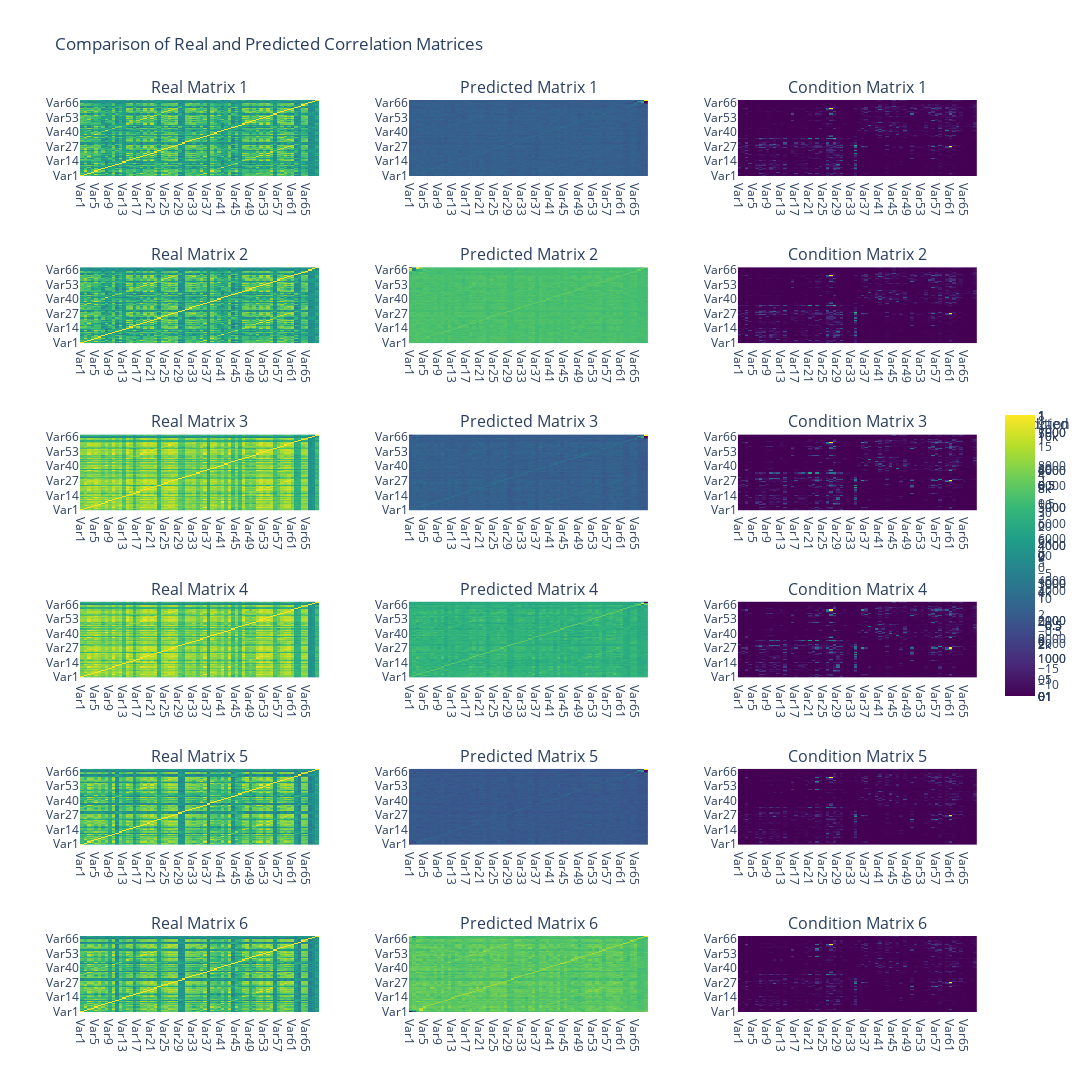

Notebook cell for this chart:
### Code cell
model_eval.plot_correlation_matrices(cortical_FC[indeces], new_samples, conditions.reshape(n_samples, 68, 68))

### Figure 1 — Plotly figure (JSON) as saved in the notebook; plotly's stock layout.template omitted (floating-point values rounded to 4 significant figures; data arrays with more than 128 entries replaced by an {"elided": "..."} marker saying what was removed)
{"data": [{"colorbar": {"len": 0.33, "title": {"text": "Real"}}, "colorscale": [[0, "#440154"], [0.1111, "#482878"], [0.2222, "#3e4989"], [0.3333, "#31688e"], [0.4444, "#26828e"], [0.5556, "#1f9e89"], [0.6667, "#35b779"], [0.7778, "#6ece58"], [0.8889, "#b5de2b"], [1, "#fde725"]], "type": "heatmap", "x": ["Var1", "Var2", "Var3", "Var4", "Var5", "Var6", "Var7", "Var8", "Var9", "Var10", "Var11", "Var12", "Var13", "Var14", "Var15", "Var16", "Var17", "Var18", "Var19", "Var20", "Var21", "Var22", "Var23", "Var24", "Var25", "Var26", "Var27", "Var28", "Var29", "Var30", "Var31", "Var32", "Var33", "Var34", "Var35", "Var36", "Var37", "Var38", "Var39", "Var40", "Var41", "Var42", "Var43", "Var44", "Var45", "Var46", "Var47", "Var48", "Var49", "Var50", "Var51", "Var52", "Var53", "Var54", "Var55", "Var56", "Var57", "Var58", "Var59", "Var60", "Var61", "Var62", "Var63", "Var64", "Var65", "Var66", "Var67", "Var68"], "xaxis": "x", "y": ["Var1", "Var2", "Var3", "Var4", "Var5", "Var6", "Var7", "Var8", "Var9", "Var10", "Var11", "Var12", "Var13", "Var14", "Var15", "Var16", "Var17", "Var18", "Var19", "Var20", "Var21", "Var22", "Var23", "Var24", "Var25", "Var26", "Var27", "Var28", "Var29", "Var30", "Var31", "Var32", "Var33", "Var34", "Var35", "Var36", "Var37", "Var38", "Var39", "Var40", "Var41", "Var42", "Var43", "Var44", "Var45", "Var46", "Var47", "Var48", "Var49", "Var50", "Var51", "Var52", "Var53", "Var54", "Var55", "Var56", "Var57", "Var58", "Var59", "Var60", "Var61", "Var62", "Var63", "Var64", "Var65", "Var66", "Var67", "Var68"], "yaxis": "y", "z": {"elided": "68x68 float values"}, "zmax": 1, "zmin": -1}, {"colorbar": {"len": 0.33, "title": {"text": "Predicted"}}, "colorscale": [[0, "#440154"], [0.1111, "#482878"], [0.2222, "#3e4989"], [0.3333, "#31688e"], [0.4444, "#26828e"], [0.5556, "#1f9e89"], [0.6667, "#35b779"], [0.7778, "#6ece58"], [0.8889, "#b5de2b"], [1, "#fde725"]], "type": "heatmap", "x": ["Var1", "Var2", "Var3", "Var4", "Var5", "Var6", "Var7", "Var8", "Var9", "Var10", "Var11", "Var12", "Var13", "Var14", "Var15", "Var16", "Var17", "Var18", "Var19", "Var20", "Var21", "Var22", "Var23", "Var24", "Var25", "Var26", "Var27", "Var28", "Var29", "Var30", "Var31", "Var32", "Var33", "Var34", "Var35", "Var36", "Var37", "Var38", "Var39", "Var40", "Var41", "Var42", "Var43", "Var44", "Var45", "Var46", "Var47", "Var48", "Var49", "Var50", "Var51", "Var52", "Var53", "Var54", "Var55", "Var56", "Var57", "Var58", "Var59", "Var60", "Var61", "Var62", "Var63", "Var64", "Var65", "Var66", "Var67", "Var68"], "xaxis": "x2", "y": ["Var1", "Var2", "Var3", "Var4", "Var5", "Var6", "Var7", "Var8", "Var9", "Var10", "Var11", "Var12", "Var13", "Var14", "Var15", "Var16", "Var17", "Var18", "Var19", "Var20", "Var21", "Var22", "Var23", "Var24", "Var25", "Var26", "Var27", "Var28", "Var29", "Var30", "Var31", "Var32", "Var33", "Var34", "Var35", "Var36", "Var37", "Var38", "Var39", "Var40", "Var41", "Var42", "Var43", "Var44", "Var45", "Var46", "Var47", "Var48", "Var49", "Var50", "Var51", "Var52", "Var53", "Var54", "Var55", "Var56", "Var57", "Var58", "Var59", "Var60", "Var61", "Var62", "Var63", "Var64", "Var65", "Var66", "Var67", "Var68"], "yaxis": "y2", "z": {"elided": "68x68 float values"}, "zmax": 47.11, "zmin": -12.76}, {"colorbar": {"len": 0.33, "title": {"text": "Condition"}}, "colorscale": [[0, "#440154"], [0.1111, "#482878"], [0.2222, "#3e4989"], [0.3333, "#31688e"], [0.4444, "#26828e"], [0.5556, "#1f9e89"], [0.6667, "#35b779"], [0.7778, "#6ece58"], [0.8889, "#b5de2b"], [1, "#fde725"]], "type": "heatmap", "x": ["Var1", "Var2", "Var3", "Var4", "Var5", "Var6", "Var7", "Var8", "Var9", "Var10", "Var11", "Var12", "Var13", "Var14", "Var15", "Var16", "Var17", "Var18", "Var19", "Var20", "Var21", "Var22", "Var23", "Var24", "Var25", "Var26", "Var27", "Var28", "Var29", "Var30", "Var31", "Var32", "Var33", "Var34", "Var35", "Var36", "Var37", "Var38", "Var39", "Var40", "Var41", "Var42", "Var43", "Var44", "Var45", "Var46", "Var47", "Var48", "Var49", "Var50", "Var51", "Var52", "Var53", "Var54", "Var55", "Var56", "Var57", "Var58", "Var59", "Var60", "Var61", "Var62", "Var63", "Var64", "Var65", "Var66", "Var67", "Var68"], "xaxis": "x3", "y": ["Var1", "Var2", "Var3", "Var4", "Var5", "Var6", "Var7", "Var8", "Var9", "Var10", "Var11", "Var12", "Var13", "Var14", "Var15", "Var16", "Var17", "Var18", "Var19", "Var20", "Var21", "Var22", "Var23", "Var24", "Var25", "Var26", "Var27", "Var28", "Var29", "Var30", "Var31", "Var32", "Var33", "Var34", "Var35", "Var36", "Var37", "Var38", "Var39", "Var40", "Var41", "Var42", "Var43", "Var44", "Var45", "Var46", "Var47", "Var48", "Var49", "Var50", "Var51", "Var52", "Var53", "Var54", "Var55", "Var56", "Var57", "Var58", "Var59", "Var60", "Var61", "Var62", "Var63", "Var64", "Var65", "Var66", "Var67", "Var68"], "yaxis": "y3", "z": {"elided": "68x68 int values"}, "zmax": 9749, "zmin": 0}, {"colorbar": {"len": 0.33, "title": {"text": ""}}, "colorscale": [[0, "#440154"], [0.1111, "#482878"], [0.2222, "#3e4989"], [0.3333, "#31688e"], [0.4444, "#26828e"], [0.5556, "#1f9e89"], [0.6667, "#35b779"], [0.7778, "#6ece58"], [0.8889, "#b5de2b"], [1, "#fde725"]], "type": "heatmap", "x": ["Var1", "Var2", "Var3", "Var4", "Var5", "Var6", "Var7", "Var8", "Var9", "Var10", "Var11", "Var12", "Var13", "Var14", "Var15", "Var16", "Var17", "Var18", "Var19", "Var20", "Var21", "Var22", "Var23", "Var24", "Var25", "Var26", "Var27", "Var28", "Var29", "Var30", "Var31", "Var32", "Var33", "Var34", "Var35", "Var36", "Var37", "Var38", "Var39", "Var40", "Var41", "Var42", "Var43", "Var44", "Var45", "Var46", "Var47", "Var48", "Var49", "Var50", "Var51", "Var52", "Var53", "Var54", "Var55", "Var56", "Var57", "Var58", "Var59", "Var60", "Var61", "Var62", "Var63", "Var64", "Var65", "Var66", "Var67", "Var68"], "xaxis": "x4", "y": ["Var1", "Var2", "Var3", "Var4", "Var5", "Var6", "Var7", "Var8", "Var9", "Var10", "Var11", "Var12", "Var13", "Var14", "Var15", "Var16", "Var17", "Var18", "Var19", "Var20", "Var21", "Var22", "Var23", "Var24", "Var25", "Var26", "Var27", "Var28", "Var29", "Var30", "Var31", "Var32", "Var33", "Var34", "Var35", "Var36", "Var37", "Var38", "Var39", "Var40", "Var41", "Var42", "Var43", "Var44", "Var45", "Var46", "Var47", "Var48", "Var49", "Var50", "Var51", "Var52", "Var53", "Var54", "Var55", "Var56", "Var57", "Var58", "Var59", "Var60", "Var61", "Var62", "Var63", "Var64", "Var65", "Var66", "Var67", "Var68"], "yaxis": "y4", "z": {"elided": "68x68 float values"}, "zmax": 1, "zmin": -1}, {"colorbar": {"len": 0.33, "title": {"text": ""}}, "colorscale": [[0, "#440154"], [0.1111, "#482878"], [0.2222, "#3e4989"], [0.3333, "#31688e"], [0.4444, "#26828e"], [0.5556, "#1f9e89"], [0.6667, "#35b779"], [0.7778, "#6ece58"], [0.8889, "#b5de2b"], [1, "#fde725"]], "type": "heatmap", "x": ["Var1", "Var2", "Var3", "Var4", "Var5", "Var6", "Var7", "Var8", "Var9", "Var10", "Var11", "Var12", "Var13", "Var14", "Var15", "Var16", "Var17", "Var18", "Var19", "Var20", "Var21", "Var22", "Var23", "Var24", "Var25", "Var26", "Var27", "Var28", "Var29", "Var30", "Var31", "Var32", "Var33", "Var34", "Var35", "Var36", "Var37", "Var38", "Var39", "Var40", "Var41", "Var42", "Var43", "Var44", "Var45", "Var46", "Var47", "Var48", "Var49", "Var50", "Var51", "Var52", "Var53", "Var54", "Var55", "Var56", "Var57", "Var58", "Var59", "Var60", "Var61", "Var62", "Var63", "Var64", "Var65", "Var66", "Var67", "Var68"], "xaxis": "x5", "y": ["Var1", "Var2", "Var3", "Var4", "Var5", "Var6", "Var7", "Var8", "Var9", "Var10", "Var11", "Var12", "Var13", "Var14", "Var15", "Var16", "Var17", "Var18", "Var19", "Var20", "Var21", "Var22", "Var23", "Var24", "Var25", "Var26", "Var27", "Var28", "Var29", "Var30", "Var31", "Var32", "Var33", "Var34", "Var35", "Var36", "Var37", "Var38", "Var39", "Var40", "Var41", "Var42", "Var43", "Var44", "Var45", "Var46", "Var47", "Var48", "Var49", "Var50", "Var51", "Var52", "Var53", "Var54", "Var55", "Var56", "Var57", "Var58", "Var59", "Var60", "Var61", "Var62", "Var63", "Var64", "Var65", "Var66", "Var67", "Var68"], "yaxis": "y5", "z": {"elided": "68x68 float values"}, "zmax": 11.54, "zmin": -17.91}, {"colorbar": {"len": 0.33, "title": {"text": ""}}, "colorscale": [[0, "#440154"], [0.1111, "#482878"], [0.2222, "#3e4989"], [0.3333, "#31688e"], [0.4444, "#26828e"], [0.5556, "#1f9e89"], [0.6667, "#35b779"], [0.7778, "#6ece58"], [0.8889, "#b5de2b"], [1, "#fde725"]], "type": "heatmap", "x": ["Var1", "Var2", "Var3", "Var4", "Var5", "Var6", "Var7", "Var8", "Var9", "Var10", "Var11", "Var12", "Var13", "Var14", "Var15", "Var16", "Var17", "Var18", "Var19", "Var20", "Var21", "Var22", "Var23", "Var24", "Var25", "Var26", "Var27", "Var28", "Var29", "Var30", "Var31", "Var32", "Var33", "Var34", "Var35", "Var36", "Var37", "Var38", "Var39", "Var40", "Var41", "Var42", "Var43", "Var44", "Var45", "Var46", "Var47", "Var48", "Var49", "Var50", "Var51", "Var52", "Var53", "Var54", "Var55", "Var56", "Var57", "Var58", "Var59", "Var60", "Var61", "Var62", "Var63", "Var64", "Var65", "Var66", "Var67", "Var68"], "xaxis": "x6", "y": ["Var1", "Var2", "Var3", "Var4", "Var5", "Var6", "Var7", "Var8", "Var9", "Var10", "Var11", "Var12", "Var13", "Var14", "Var15", "Var16", "Var17", "Var18", "Var19", "Var20", "Var21", "Var22", "Var23", "Var24", "Var25", "Var26", "Var27", "Var28", "Var29", "Var30", "Var31", "Var32", "Var33", "Var34", "Var35", "Var36", "Var37", "Var38", "Var39", "Var40", "Var41", "Var42", "Var43", "Var44", "Var45", "Var46", "Var47", "Var48", "Var49", "Var50", "Var51", "Var52", "Var53", "Var54", "Var55", "Var56", "Var57", "Var58", "Var59", "Var60", "Var61", "Var62", "Var63", "Var64", "Var65", "Var66", "Var67", "Var68"], "yaxis": "y6", "z": {"elided": "68x68 int values"}, "zmax": 9749, "zmin": 0}, {"colorbar": {"len": 0.33, "title": {"text": ""}}, "colorscale": [[0, "#440154"], [0.1111, "#482878"], [0.2222, "#3e4989"], [0.3333, "#31688e"], [0.4444, "#26828e"], [0.5556, "#1f9e89"], [0.6667, "#35b779"], [0.7778, "#6ece58"], [0.8889, "#b5de2b"], [1, "#fde725"]], "type": "heatmap", "x": ["Var1", "Var2", "Var3", "Var4", "Var5", "Var6", "Var7", "Var8", "Var9", "Var10", "Var11", "Var12", "Var13", "Var14", "Var15", "Var16", "Var17", "Var18", "Var19", "Var20", "Var21", "Var22", "Var23", "Var24", "Var25", "Var26", "Var27", "Var28", "Var29", "Var30", "Var31", "Var32", "Var33", "Var34", "Var35", "Var36", "Var37", "Var38", "Var39", "Var40", "Var41", "Var42", "Var43", "Var44", "Var45", "Var46", "Var47", "Var48", "Var49", "Var50", "Var51", "Var52", "Var53", "Var54", "Var55", "Var56", "Var57", "Var58", "Var59", "Var60", "Var61", "Var62", "Var63", "Var64", "Var65", "Var66", "Var67", "Var68"], "xaxis": "x7", "y": ["Var1", "Var2", "Var3", "Var4", "Var5", "Var6", "Var7", "Var8", "Var9", "Var10", "Var11", "Var12", "Var13", "Var14", "Var15", "Var16", "Var17", "Var18", "Var19", "Var20", "Var21", "Var22", "Var23", "Var24", "Var25", "Var26", "Var27", "Var28", "Var29", "Var30", "Var31", "Var32", "Var33", "Var34", "Var35", "Var36", "Var37", "Var38", "Var39", "Var40", "Var41", "Var42", "Var43", "Var44", "Var45", "Var46", "Var47", "Var48", "Var49", "Var50", "Var51", "Var52", "Var53", "Var54", "Var55", "Var56", "Var57", "Var58", "Var59", "Var60", "Var61", "Var62", "Var63", "Var64", "Var65", "Var66", "Var67", "Var68"], "yaxis": "y7", "z": {"elided": "68x68 float values"}, "zmax": 1, "zmin": -1}, {"colorbar": {"len": 0.33, "title": {"text": ""}}, "colorscale": [[0, "#440154"], [0.1111, "#482878"], [0.2222, "#3e4989"], [0.3333, "#31688e"], [0.4444, "#26828e"], [0.5556, "#1f9e89"], [0.6667, "#35b779"], [0.7778, "#6ece58"], [0.8889, "#b5de2b"], [1, "#fde725"]], "type": "heatmap", "x": ["Var1", "Var2", "Var3", "Var4", "Var5", "Var6", "Var7", "Var8", "Var9", "Var10", "Var11", "Var12", "Var13", "Var14", "Var15", "Var16", "Var17", "Var18", "Var19", "Var20", "Var21", "Var22", "Var23", "Var24", "Var25", "Var26", "Var27", "Var28", "Var29", "Var30", "Var31", "Var32", "Var33", "Var34", "Var35", "Var36", "Var37", "Var38", "Var39", "Var40", "Var41", "Var42", "Var43", "Var44", "Var45", "Var46", "Var47", "Var48", "Var49", "Var50", "Var51", "Var52", "Var53", "Var54", "Var55", "Var56", "Var57", "Var58", "Var59", "Var60", "Var61", "Var62", "Var63", "Var64", "Var65", "Var66", "Var67", "Var68"], "xaxis": "x8", "y": ["Var1", "Var2", "Var3", "Var4", "Var5", "Var6", "Var7", "Var8", "Var9", "Var10", "Var11", "Var12", "Var13", "Var14", "Var15", "Var16", "Var17", "Var18", "Var19", "Var20", "Var21", "Var22", "Var23", "Var24", "Var25", "Var26", "Var27", "Var28", "Var29", "Var30", "Var31", "Var32", "Var33", "Var34", "Var35", "Var36", "Var37", "Var38", "Var39", "Var40", "Var41", "Var42", "Var43", "Var44", "Var45", "Var46", "Var47", "Var48", "Var49", "Var50", "Var51", "Var52", "Var53", "Var54", "Var55", "Var56", "Var57", "Var58", "Var59", "Var60", "Var61", "Var62", "Var63", "Var64", "Var65", "Var66", "Var67", "Var68"], "yaxis": "y8", "z": {"elided": "68x68 float values"}, "zmax": 17.66, "zmin": -6.448}, {"colorbar": {"len": 0.33, "title": {"text": ""}}, "colorscale": [[0, "#440154"], [0.1111, "#482878"], [0.2222, "#3e4989"], [0.3333, "#31688e"], [0.4444, "#26828e"], [0.5556, "#1f9e89"], [0.6667, "#35b779"], [0.7778, "#6ece58"], [0.8889, "#b5de2b"], [1, "#fde725"]], "type": "heatmap", "x": ["Var1", "Var2", "Var3", "Var4", "Var5", "Var6", "Var7", "Var8", "Var9", "Var10", "Var11", "Var12", "Var13", "Var14", "Var15", "Var16", "Var17", "Var18", "Var19", "Var20", "Var21", "Var22", "Var23", "Var24", "Var25", "Var26", "Var27", "Var28", "Var29", "Var30", "Var31", "Var32", "Var33", "Var34", "Var35", "Var36", "Var37", "Var38", "Var39", "Var40", "Var41", "Var42", "Var43", "Var44", "Var45", "Var46", "Var47", "Var48", "Var49", "Var50", "Var51", "Var52", "Var53", "Var54", "Var55", "Var56", "Var57", "Var58", "Var59", "Var60", "Var61", "Var62", "Var63", "Var64", "Var65", "Var66", "Var67", "Var68"], "xaxis": "x9", "y": ["Var1", "Var2", "Var3", "Var4", "Var5", "Var6", "Var7", "Var8", "Var9", "Var10", "Var11", "Var12", "Var13", "Var14", "Var15", "Var16", "Var17", "Var18", "Var19", "Var20", "Var21", "Var22", "Var23", "Var24", "Var25", "Var26", "Var27", "Var28", "Var29", "Var30", "Var31", "Var32", "Var33", "Var34", "Var35", "Var36", "Var37", "Var38", "Var39", "Var40", "Var41", "Var42", "Var43", "Var44", "Var45", "Var46", "Var47", "Var48", "Var49", "Var50", "Var51", "Var52", "Var53", "Var54", "Var55", "Var56", "Var57", "Var58", "Var59", "Var60", "Var61", "Var62", "Var63", "Var64", "Var65", "Var66", "Var67", "Var68"], "yaxis": "y9", "z": {"elided": "68x68 int values"}, "zmax": 7462, "zmin": 0}, {"colorbar": {"len": 0.33, "title": {"text": ""}}, "colorscale": [[0, "#440154"], [0.1111, "#482878"], [0.2222, "#3e4989"], [0.3333, "#31688e"], [0.4444, "#26828e"], [0.5556, "#1f9e89"], [0.6667, "#35b779"], [0.7778, "#6ece58"], [0.8889, "#b5de2b"], [1, "#fde725"]], "type": "heatmap", "x": ["Var1", "Var2", "Var3", "Var4", "Var5", "Var6", "Var7", "Var8", "Var9", "Var10", "Var11", "Var12", "Var13", "Var14", "Var15", "Var16", "Var17", "Var18", "Var19", "Var20", "Var21", "Var22", "Var23", "Var24", "Var25", "Var26", "Var27", "Var28", "Var29", "Var30", "Var31", "Var32", "Var33", "Var34", "Var35", "Var36", "Var37", "Var38", "Var39", "Var40", "Var41", "Var42", "Var43", "Var44", "Var45", "Var46", "Var47", "Var48", "Var49", "Var50", "Var51", "Var52", "Var53", "Var54", "Var55", "Var56", "Var57", "Var58", "Var59", "Var60", "Var61", "Var62", "Var63", "Var64", "Var65", "Var66", "Var67", "Var68"], "xaxis": "x10", "y": ["Var1", "Var2", "Var3", "Var4", "Var5", "Var6", "Var7", "Var8", "Var9", "Var10", "Var11", "Var12", "Var13", "Var14", "Var15", "Var16", "Var17", "Var18", "Var19", "Var20", "Var21", "Var22", "Var23", "Var24", "Var25", "Var26", "Var27", "Var28", "Var29", "Var30", "Var31", "Var32", "Var33", "Var34", "Var35", "Var36", "Var37", "Var38", "Var39", "Var40", "Var41", "Var42", "Var43", "Var44", "Var45", "Var46", "Var47", "Var48", "Var49", "Var50", "Var51", "Var52", "Var53", "Var54", "Var55", "Var56", "Var57", "Var58", "Var59", "Var60", "Var61", "Var62", "Var63", "Var64", "Var65", "Var66", "Var67", "Var68"], "yaxis": "y10", "z": {"elided": "68x68 float values"}, "zmax": 1, "zmin": -1}, {"colorbar": {"len": 0.33, "title": {"text": ""}}, "colorscale": [[0, "#440154"], [0.1111, "#482878"], [0.2222, "#3e4989"], [0.3333, "#31688e"], [0.4444, "#26828e"], [0.5556, "#1f9e89"], [0.6667, "#35b779"], [0.7778, "#6ece58"], [0.8889, "#b5de2b"], [1, "#fde725"]], "type": "heatmap", "x": ["Var1", "Var2", "Var3", "Var4", "Var5", "Var6", "Var7", "Var8", "Var9", "Var10", "Var11", "Var12", "Var13", "Var14", "Var15", "Var16", "Var17", "Var18", "Var19", "Var20", "Var21", "Var22", "Var23", "Var24", "Var25", "Var26", "Var27", "Var28", "Var29", "Var30", "Var31", "Var32", "Var33", "Var34", "Var35", "Var36", "Var37", "Var38", "Var39", "Var40", "Var41", "Var42", "Var43", "Var44", "Var45", "Var46", "Var47", "Var48", "Var49", "Var50", "Var51", "Var52", "Var53", "Var54", "Var55", "Var56", "Var57", "Var58", "Var59", "Var60", "Var61", "Var62", "Var63", "Var64", "Var65", "Var66", "Var67", "Var68"], "xaxis": "x11", "y": ["Var1", "Var2", "Var3", "Var4", "Var5", "Var6", "Var7", "Var8", "Var9", "Var10", "Var11", "Var12", "Var13", "Var14", "Var15", "Var16", "Var17", "Var18", "Var19", "Var20", "Var21", "Var22", "Var23", "Var24", "Var25", "Var26", "Var27", "Var28", "Var29", "Var30", "Var31", "Var32", "Var33", "Var34", "Var35", "Var36", "Var37", "Var38", "Var39", "Var40", "Var41", "Var42", "Var43", "Var44", "Var45", "Var46", "Var47", "Var48", "Var49", "Var50", "Var51", "Var52", "Var53", "Var54", "Var55", "Var56", "Var57", "Var58", "Var59", "Var60", "Var61", "Var62", "Var63", "Var64", "Var65", "Var66", "Var67", "Var68"], "yaxis": "y11", "z": {"elided": "68x68 float values"}, "zmax": 5.454, "zmin": -1.42}, {"colorbar": {"len": 0.33, "title": {"text": ""}}, "colorscale": [[0, "#440154"], [0.1111, "#482878"], [0.2222, "#3e4989"], [0.3333, "#31688e"], [0.4444, "#26828e"], [0.5556, "#1f9e89"], [0.6667, "#35b779"], [0.7778, "#6ece58"], [0.8889, "#b5de2b"], [1, "#fde725"]], "type": "heatmap", "x": ["Var1", "Var2", "Var3", "Var4", "Var5", "Var6", "Var7", "Var8", "Var9", "Var10", "Var11", "Var12", "Var13", "Var14", "Var15", "Var16", "Var17", "Var18", "Var19", "Var20", "Var21", "Var22", "Var23", "Var24", "Var25", "Var26", "Var27", "Var28", "Var29", "Var30", "Var31", "Var32", "Var33", "Var34", "Var35", "Var36", "Var37", "Var38", "Var39", "Var40", "Var41", "Var42", "Var43", "Var44", "Var45", "Var46", "Var47", "Var48", "Var49", "Var50", "Var51", "Var52", "Var53", "Var54", "Var55", "Var56", "Var57", "Var58", "Var59", "Var60", "Var61", "Var62", "Var63", "Var64", "Var65", "Var66", "Var67", "Var68"], "xaxis": "x12", "y": ["Var1", "Var2", "Var3", "Var4", "Var5", "Var6", "Var7", "Var8", "Var9", "Var10", "Var11", "Var12", "Var13", "Var14", "Var15", "Var16", "Var17", "Var18", "Var19", "Var20", "Var21", "Var22", "Var23", "Var24", "Var25", "Var26", "Var27", "Var28", "Var29", "Var30", "Var31", "Var32", "Var33", "Var34", "Var35", "Var36", "Var37", "Var38", "Var39", "Var40", "Var41", "Var42", "Var43", "Var44", "Var45", "Var46", "Var47", "Var48", "Var49", "Var50", "Var51", "Var52", "Var53", "Var54", "Var55", "Var56", "Var57", "Var58", "Var59", "Var60", "Var61", "Var62", "Var63", "Var64", "Var65", "Var66", "Var67", "Var68"], "yaxis": "y12", "z": {"elided": "68x68 int values"}, "zmax": 7462, "zmin": 0}, {"colorbar": {"len": 0.33, "title": {"text": ""}}, "colorscale": [[0, "#440154"], [0.1111, "#482878"], [0.2222, "#3e4989"], [0.3333, "#31688e"], [0.4444, "#26828e"], [0.5556, "#1f9e89"], [0.6667, "#35b779"], [0.7778, "#6ece58"], [0.8889, "#b5de2b"], [1, "#fde725"]], "type": "heatmap", "x": ["Var1", "Var2", "Var3", "Var4", "Var5", "Var6", "Var7", "Var8", "Var9", "Var10", "Var11", "Var12", "Var13", "Var14", "Var15", "Var16", "Var17", "Var18", "Var19", "Var20", "Var21", "Var22", "Var23", "Var24", "Var25", "Var26", "Var27", "Var28", "Var29", "Var30", "Var31", "Var32", "Var33", "Var34", "Var35", "Var36", "Var37", "Var38", "Var39", "Var40", "Var41", "Var42", "Var43", "Var44", "Var45", "Var46", "Var47", "Var48", "Var49", "Var50", "Var51", "Var52", "Var53", "Var54", "Var55", "Var56", "Var57", "Var58", "Var59", "Var60", "Var61", "Var62", "Var63", "Var64", "Var65", "Var66", "Var67", "Var68"], "xaxis": "x13", "y": ["Var1", "Var2", "Var3", "Var4", "Var5", "Var6", "Var7", "Var8", "Var9", "Var10", "Var11", "Var12", "Var13", "Var14", "Var15", "Var16", "Var17", "Var18", "Var19", "Var20", "Var21", "Var22", "Var23", "Var24", "Var25", "Var26", "Var27", "Var28", "Var29", "Var30", "Var31", "Var32", "Var33", "Var34", "Var35", "Var36", "Var37", "Var38", "Var39", "Var40", "Var41", "Var42", "Var43", "Var44", "Var45", "Var46", "Var47", "Var48", "Var49", "Var50", "Var51", "Var52", "Var53", "Var54", "Var55", "Var56", "Var57", "Var58", "Var59", "Var60", "Var61", "Var62", "Var63", "Var64", "Var65", "Var66", "Var67", "Var68"], "yaxis": "y13", "z": {"elided": "68x68 float values"}, "zmax": 1, "zmin": -1}, {"colorbar": {"len": 0.33, "title": {"text": ""}}, "colorscale": [[0, "#440154"], [0.1111, "#482878"], [0.2222, "#3e4989"], [0.3333, "#31688e"], [0.4444, "#26828e"], [0.5556, "#1f9e89"], [0.6667, "#35b779"], [0.7778, "#6ece58"], [0.8889, "#b5de2b"], [1, "#fde725"]], "type": "heatmap", "x": ["Var1", "Var2", "Var3", "Var4", "Var5", "Var6", "Var7", "Var8", "Var9", "Var10", "Var11", "Var12", "Var13", "Var14", "Var15", "Var16", "Var17", "Var18", "Var19", "Var20", "Var21", "Var22", "Var23", "Var24", "Var25", "Var26", "Var27", "Var28", "Var29", "Var30", "Var31", "Var32", "Var33", "Var34", "Var35", "Var36", "Var37", "Var38", "Var39", "Var40", "Var41", "Var42", "Var43", "Var44", "Var45", "Var46", "Var47", "Var48", "Var49", "Var50", "Var51", "Var52", "Var53", "Var54", "Var55", "Var56", "Var57", "Var58", "Var59", "Var60", "Var61", "Var62", "Var63", "Var64", "Var65", "Var66", "Var67", "Var68"], "xaxis": "x14", "y": ["Var1", "Var2", "Var3", "Var4", "Var5", "Var6", "Var7", "Var8", "Var9", "Var10", "Var11", "Var12", "Var13", "Var14", "Var15", "Var16", "Var17", "Var18", "Var19", "Var20", "Var21", "Var22", "Var23", "Var24", "Var25", "Var26", "Var27", "Var28", "Var29", "Var30", "Var31", "Var32", "Var33", "Var34", "Var35", "Var36", "Var37", "Var38", "Var39", "Var40", "Var41", "Var42", "Var43", "Var44", "Var45", "Var46", "Var47", "Var48", "Var49", "Var50", "Var51", "Var52", "Var53", "Var54", "Var55", "Var56", "Var57", "Var58", "Var59", "Var60", "Var61", "Var62", "Var63", "Var64", "Var65", "Var66", "Var67", "Var68"], "yaxis": "y14", "z": {"elided": "68x68 float values"}, "zmax": 39.33, "zmin": -9.468}, {"colorbar": {"len": 0.33, "title": {"text": ""}}, "colorscale": [[0, "#440154"], [0.1111, "#482878"], [0.2222, "#3e4989"], [0.3333, "#31688e"], [0.4444, "#26828e"], [0.5556, "#1f9e89"], [0.6667, "#35b779"], [0.7778, "#6ece58"], [0.8889, "#b5de2b"], [1, "#fde725"]], "type": "heatmap", "x": ["Var1", "Var2", "Var3", "Var4", "Var5", "Var6", "Var7", "Var8", "Var9", "Var10", "Var11", "Var12", "Var13", "Var14", "Var15", "Var16", "Var17", "Var18", "Var19", "Var20", "Var21", "Var22", "Var23", "Var24", "Var25", "Var26", "Var27", "Var28", "Var29", "Var30", "Var31", "Var32", "Var33", "Var34", "Var35", "Var36", "Var37", "Var38", "Var39", "Var40", "Var41", "Var42", "Var43", "Var44", "Var45", "Var46", "Var47", "Var48", "Var49", "Var50", "Var51", "Var52", "Var53", "Var54", "Var55", "Var56", "Var57", "Var58", "Var59", "Var60", "Var61", "Var62", "Var63", "Var64", "Var65", "Var66", "Var67", "Var68"], "xaxis": "x15", "y": ["Var1", "Var2", "Var3", "Var4", "Var5", "Var6", "Var7", "Var8", "Var9", "Var10", "Var11", "Var12", "Var13", "Var14", "Var15", "Var16", "Var17", "Var18", "Var19", "Var20", "Var21", "Var22", "Var23", "Var24", "Var25", "Var26", "Var27", "Var28", "Var29", "Var30", "Var31", "Var32", "Var33", "Var34", "Var35", "Var36", "Var37", "Var38", "Var39", "Var40", "Var41", "Var42", "Var43", "Var44", "Var45", "Var46", "Var47", "Var48", "Var49", "Var50", "Var51", "Var52", "Var53", "Var54", "Var55", "Var56", "Var57", "Var58", "Var59", "Var60", "Var61", "Var62", "Var63", "Var64", "Var65", "Var66", "Var67", "Var68"], "yaxis": "y15", "z": {"elided": "68x68 int values"}, "zmax": 10802, "zmin": 0}, {"colorbar": {"len": 0.33, "title": {"text": ""}}, "colorscale": [[0, "#440154"], [0.1111, "#482878"], [0.2222, "#3e4989"], [0.3333, "#31688e"], [0.4444, "#26828e"], [0.5556, "#1f9e89"], [0.6667, "#35b779"], [0.7778, "#6ece58"], [0.8889, "#b5de2b"], [1, "#fde725"]], "type": "heatmap", "x": ["Var1", "Var2", "Var3", "Var4", "Var5", "Var6", "Var7", "Var8", "Var9", "Var10", "Var11", "Var12", "Var13", "Var14", "Var15", "Var16", "Var17", "Var18", "Var19", "Var20", "Var21", "Var22", "Var23", "Var24", "Var25", "Var26", "Var27", "Var28", "Var29", "Var30", "Var31", "Var32", "Var33", "Var34", "Var35", "Var36", "Var37", "Var38", "Var39", "Var40", "Var41", "Var42", "Var43", "Var44", "Var45", "Var46", "Var47", "Var48", "Var49", "Var50", "Var51", "Var52", "Var53", "Var54", "Var55", "Var56", "Var57", "Var58", "Var59", "Var60", "Var61", "Var62", "Var63", "Var64", "Var65", "Var66", "Var67", "Var68"], "xaxis": "x16", "y": ["Var1", "Var2", "Var3", "Var4", "Var5", "Var6", "Var7", "Var8", "Var9", "Var10", "Var11", "Var12", "Var13", "Var14", "Var15", "Var16", "Var17", "Var18", "Var19", "Var20", "Var21", "Var22", "Var23", "Var24", "Var25", "Var26", "Var27", "Var28", "Var29", "Var30", "Var31", "Var32", "Var33", "Var34", "Var35", "Var36", "Var37", "Var38", "Var39", "Var40", "Var41", "Var42", "Var43", "Var44", "Var45", "Var46", "Var47", "Var48", "Var49", "Var50", "Var51", "Var52", "Var53", "Var54", "Var55", "Var56", "Var57", "Var58", "Var59", "Var60", "Var61", "Var62", "Var63", "Var64", "Var65", "Var66", "Var67", "Var68"], "yaxis": "y16", "z": {"elided": "68x68 float values"}, "zmax": 1, "zmin": -1}, {"colorbar": {"len": 0.33, "title": {"text": ""}}, "colorscale": [[0, "#440154"], [0.1111, "#482878"], [0.2222, "#3e4989"], [0.3333, "#31688e"], [0.4444, "#26828e"], [0.5556, "#1f9e89"], [0.6667, "#35b779"], [0.7778, "#6ece58"], [0.8889, "#b5de2b"], [1, "#fde725"]], "type": "heatmap", "x": ["Var1", "Var2", "Var3", "Var4", "Var5", "Var6", "Var7", "Var8", "Var9", "Var10", "Var11", "Var12", "Var13", "Var14", "Var15", "Var16", "Var17", "Var18", "Var19", "Var20", "Var21", "Var22", "Var23", "Var24", "Var25", "Var26", "Var27", "Var28", "Var29", "Var30", "Var31", "Var32", "Var33", "Var34", "Var35", "Var36", "Var37", "Var38", "Var39", "Var40", "Var41", "Var42", "Var43", "Var44", "Var45", "Var46", "Var47", "Var48", "Var49", "Var50", "Var51", "Var52", "Var53", "Var54", "Var55", "Var56", "Var57", "Var58", "Var59", "Var60", "Var61", "Var62", "Var63", "Var64", "Var65", "Var66", "Var67", "Var68"], "xaxis": "x17", "y": ["Var1", "Var2", "Var3", "Var4", "Var5", "Var6", "Var7", "Var8", "Var9", "Var10", "Var11", "Var12", "Var13", "Var14", "Var15", "Var16", "Var17", "Var18", "Var19", "Var20", "Var21", "Var22", "Var23", "Var24", "Var25", "Var26", "Var27", "Var28", "Var29", "Var30", "Var31", "Var32", "Var33", "Var34", "Var35", "Var36", "Var37", "Var38", "Var39", "Var40", "Var41", "Var42", "Var43", "Var44", "Var45", "Var46", "Var47", "Var48", "Var49", "Var50", "Var51", "Var52", "Var53", "Var54", "Var55", "Var56", "Var57", "Var58", "Var59", "Var60", "Var61", "Var62", "Var63", "Var64", "Var65", "Var66", "Var67", "Var68"], "yaxis": "y17", "z": {"elided": "68x68 float values"}, "zmax": 8.156, "zmin": -0.5174}, {"colorbar": {"len": 0.33, "title": {"text": ""}}, "colorscale": [[0, "#440154"], [0.1111, "#482878"], [0.2222, "#3e4989"], [0.3333, "#31688e"], [0.4444, "#26828e"], [0.5556, "#1f9e89"], [0.6667, "#35b779"], [0.7778, "#6ece58"], [0.8889, "#b5de2b"], [1, "#fde725"]], "type": "heatmap", "x": ["Var1", "Var2", "Var3", "Var4", "Var5", "Var6", "Var7", "Var8", "Var9", "Var10", "Var11", "Var12", "Var13", "Var14", "Var15", "Var16", "Var17", "Var18", "Var19", "Var20", "Var21", "Var22", "Var23", "Var24", "Var25", "Var26", "Var27", "Var28", "Var29", "Var30", "Var31", "Var32", "Var33", "Var34", "Var35", "Var36", "Var37", "Var38", "Var39", "Var40", "Var41", "Var42", "Var43", "Var44", "Var45", "Var46", "Var47", "Var48", "Var49", "Var50", "Var51", "Var52", "Var53", "Var54", "Var55", "Var56", "Var57", "Var58", "Var59", "Var60", "Var61", "Var62", "Var63", "Var64", "Var65", "Var66", "Var67", "Var68"], "xaxis": "x18", "y": ["Var1", "Var2", "Var3", "Var4", "Var5", "Var6", "Var7", "Var8", "Var9", "Var10", "Var11", "Var12", "Var13", "Var14", "Var15", "Var16", "Var17", "Var18", "Var19", "Var20", "Var21", "Var22", "Var23", "Var24", "Var25", "Var26", "Var27", "Var28", "Var29", "Var30", "Var31", "Var32", "Var33", "Var34", "Var35", "Var36", "Var37", "Var38", "Var39", "Var40", "Var41", "Var42", "Var43", "Var44", "Var45", "Var46", "Var47", "Var48", "Var49", "Var50", "Var51", "Var52", "Var53", "Var54", "Var55", "Var56", "Var57", "Var58", "Var59", "Var60", "Var61", "Var62", "Var63", "Var64", "Var65", "Var66", "Var67", "Var68"], "yaxis": "y18", "z": {"elided": "68x68 int values"}, "zmax": 10802, "zmin": 0}], "layout": {"annotations": [{"font": {"size": 16}, "showarrow": false, "text": "Real Matrix 1", "x": 0.1333, "xanchor": "center", "xref": "paper", "y": 1, "yanchor": "bottom", "yref": "paper"}, {"font": {"size": 16}, "showarrow": false, "text": "Predicted Matrix 1", "x": 0.5, "xanchor": "center", "xref": "paper", "y": 1, "yanchor": "bottom", "yref": "paper"}, {"font": {"size": 16}, "showarrow": false, "text": "Condition Matrix 1", "x": 0.8667, "xanchor": "center", "xref": "paper", "y": 1, "yanchor": "bottom", "yref": "paper"}, {"font": {"size": 16}, "showarrow": false, "text": "Real Matrix 2", "x": 0.1333, "xanchor": "center", "xref": "paper", "y": 0.8167, "yanchor": "bottom", "yref": "paper"}, {"font": {"size": 16}, "showarrow": false, "text": "Predicted Matrix 2", "x": 0.5, "xanchor": "center", "xref": "paper", "y": 0.8167, "yanchor": "bottom", "yref": "paper"}, {"font": {"size": 16}, "showarrow": false, "text": "Condition Matrix 2", "x": 0.8667, "xanchor": "center", "xref": "paper", "y": 0.8167, "yanchor": "bottom", "yref": "paper"}, {"font": {"size": 16}, "showarrow": false, "text": "Real Matrix 3", "x": 0.1333, "xanchor": "center", "xref": "paper", "y": 0.6333, "yanchor": "bottom", "yref": "paper"}, {"font": {"size": 16}, "showarrow": false, "text": "Predicted Matrix 3", "x": 0.5, "xanchor": "center", "xref": "paper", "y": 0.6333, "yanchor": "bottom", "yref": "paper"}, {"font": {"size": 16}, "showarrow": false, "text": "Condition Matrix 3", "x": 0.8667, "xanchor": "center", "xref": "paper", "y": 0.6333, "yanchor": "bottom", "yref": "paper"}, {"font": {"size": 16}, "showarrow": false, "text": "Real Matrix 4", "x": 0.1333, "xanchor": "center", "xref": "paper", "y": 0.45, "yanchor": "bottom", "yref": "paper"}, {"font": {"size": 16}, "showarrow": false, "text": "Predicted Matrix 4", "x": 0.5, "xanchor": "center", "xref": "paper", "y": 0.45, "yanchor": "bottom", "yref": "paper"}, {"font": {"size": 16}, "showarrow": false, "text": "Condition Matrix 4", "x": 0.8667, "xanchor": "center", "xref": "paper", "y": 0.45, "yanchor": "bottom", "yref": "paper"}, {"font": {"size": 16}, "showarrow": false, "text": "Real Matrix 5", "x": 0.1333, "xanchor": "center", "xref": "paper", "y": 0.2667, "yanchor": "bottom", "yref": "paper"}, {"font": {"size": 16}, "showarrow": false, "text": "Predicted Matrix 5", "x": 0.5, "xanchor": "center", "xref": "paper", "y": 0.2667, "yanchor": "bottom", "yref": "paper"}, {"font": {"size": 16}, "showarrow": false, "text": "Condition Matrix 5", "x": 0.8667, "xanchor": "center", "xref": "paper", "y": 0.2667, "yanchor": "bottom", "yref": "paper"}, {"font": {"size": 16}, "showarrow": false, "text": "Real Matrix 6", "x": 0.1333, "xanchor": "center", "xref": "paper", "y": 0.08333, "yanchor": "bottom", "yref": "paper"}, {"font": {"size": 16}, "showarrow": false, "text": "Predicted Matrix 6", "x": 0.5, "xanchor": "center", "xref": "paper", "y": 0.08333, "yanchor": "bottom", "yref": "paper"}, {"font": {"size": 16}, "showarrow": false, "text": "Condition Matrix 6", "x": 0.8667, "xanchor": "center", "xref": "paper", "y": 0.08333, "yanchor": "bottom", "yref": "paper"}], "height": 1800, "title": {"text": "Comparison of Real and Predicted Correlation Matrices"}, "width": 1500, "xaxis": {"anchor": "y", "domain": [0, 0.2667]}, "xaxis10": {"anchor": "y10", "domain": [0, 0.2667]}, "xaxis11": {"anchor": "y11", "domain": [0.3667, 0.6333]}, "xaxis12": {"anchor": "y12", "domain": [0.7333, 1]}, "xaxis13": {"anchor": "y13", "domain": [0, 0.2667]}, "xaxis14": {"anchor": "y14", "domain": [0.3667, 0.6333]}, "xaxis15": {"anchor": "y15", "domain": [0.7333, 1]}, "xaxis16": {"anchor": "y16", "domain": [0, 0.2667]}, "xaxis17": {"anchor": "y17", "domain": [0.3667, 0.6333]}, "xaxis18": {"anchor": "y18", "domain": [0.7333, 1]}, "xaxis2": {"anchor": "y2", "domain": [0.3667, 0.6333]}, "xaxis3": {"anchor": "y3", "domain": [0.7333, 1]}, "xaxis4": {"anchor": "y4", "domain": [0, 0.2667]}, "xaxis5": {"anchor": "y5", "domain": [0.3667, 0.6333]}, "xaxis6": {"anchor": "y6", "domain": [0.7333, 1]}, "xaxis7": {"anchor": "y7", "domain": [0, 0.2667]}, "xaxis8": {"anchor": "y8", "domain": [0.3667, 0.6333]}, "xaxis9": {"anchor": "y9", "domain": [0.7333, 1]}, "yaxis": {"anchor": "x", "domain": [0.9167, 1]}, "yaxis10": {"anchor": "x10", "domain": [0.3667, 0.45]}, "yaxis11": {"anchor": "x11", "domain": [0.3667, 0.45]}, "yaxis12": {"anchor": "x12", "domain": [0.3667, 0.45]}, "yaxis13": {"anchor": "x13", "domain": [0.1833, 0.2667]}, "yaxis14": {"anchor": "x14", "domain": [0.1833, 0.2667]}, "yaxis15": {"anchor": "x15", "domain": [0.1833, 0.2667]}, "yaxis16": {"anchor": "x16", "domain": [0, 0.08333]}, "yaxis17": {"anchor": "x17", "domain": [0, 0.08333]}, "yaxis18": {"anchor": "x18", "domain": [0, 0.08333]}, "yaxis2": {"anchor": "x2", "domain": [0.9167, 1]}, "yaxis3": {"anchor": "x3", "domain": [0.9167, 1]}, "yaxis4": {"anchor": "x4", "domain": [0.7333, 0.8167]}, "yaxis5": {"anchor": "x5", "domain": [0.7333, 0.8167]}, "yaxis6": {"anchor": "x6", "domain": [0.7333, 0.8167]}, "yaxis7": {"anchor": "x7", "domain": [0.55, 0.6333]}, "yaxis8": {"anchor": "x8", "domain": [0.55, 0.6333]}, "yaxis9": {"anchor": "x9", "domain": [0.55, 0.6333]}}}
